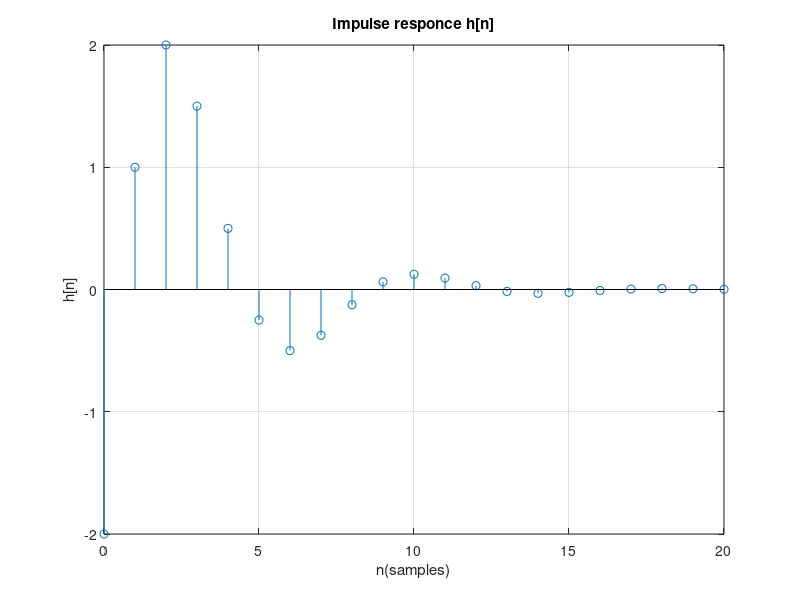

Write MATLAB code to recreate this figure.
%using the equation: y[n] -y[n-1]+0.5y[n-2]= -2x[n]+3x[n-1]
b=[-2,3]; % x terms on right_shift
a=[1,-1,0.5]; %y terms left side 

N=21; 
n=0:N-1; 
x=zeros(1,N); 
x(1)= 1; 

h=filter(b, a ,x); 

stem(n,h); 
xlabel('n(samples)'); 
ylabel('h[n]');
title('Impulse responce h[n]'); 
grid on; 
